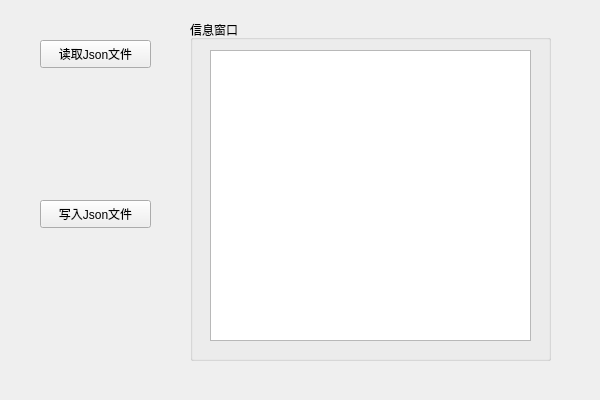
<?xml version="1.0" encoding="UTF-8"?>
<ui version="4.0">
 <class>QtJsonClass</class>
 <widget class="QWidget" name="QtJsonClass">
  <property name="geometry">
   <rect>
    <x>0</x>
    <y>0</y>
    <width>600</width>
    <height>400</height>
   </rect>
  </property>
  <property name="windowTitle">
   <string>QtJson</string>
  </property>
  <widget class="QPushButton" name="readJsonBtn">
   <property name="geometry">
    <rect>
     <x>40</x>
     <y>40</y>
     <width>111</width>
     <height>28</height>
    </rect>
   </property>
   <property name="text">
    <string>读取Json文件</string>
   </property>
  </widget>
  <widget class="QPushButton" name="writeJsonBtn">
   <property name="geometry">
    <rect>
     <x>40</x>
     <y>200</y>
     <width>111</width>
     <height>28</height>
    </rect>
   </property>
   <property name="text">
    <string>写入Json文件</string>
   </property>
  </widget>
  <widget class="QGroupBox" name="groupBox">
   <property name="geometry">
    <rect>
     <x>190</x>
     <y>20</y>
     <width>361</width>
     <height>341</height>
    </rect>
   </property>
   <property name="title">
    <string>信息窗口</string>
   </property>
   <widget class="QListView" name="listView">
    <property name="geometry">
     <rect>
      <x>20</x>
      <y>30</y>
      <width>321</width>
      <height>291</height>
     </rect>
    </property>
   </widget>
  </widget>
 </widget>
 <layoutdefault spacing="6" margin="11"/>
 <resources>
  <include location="QtJson.qrc"/>
 </resources>
 <connections/>
</ui>
